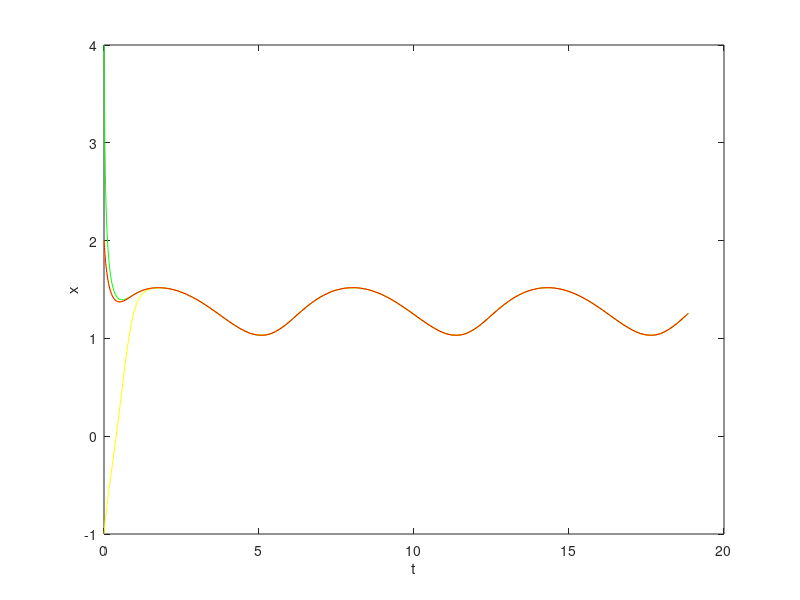

Source code (MATLAB):
function Coupled
    clf;
    %params
    h=1;
    r=1;
    w=1;
    A=1;
    C=1;
    %"latitudes"
    x1 = -1;
    x2 = 4;
    x3 = 2;
    x4 = 2;
    %system
    fig = figure('Name', 'Cusp Normal Coupled', 'NumberTitle', 'off');
    G = @(t, X) [h+r*X(1)-X(1)*X(1)*X(1)+A*sin(w*t)+C*(mean(X)-X(1));
                    h+r*X(2)-X(2)*X(2)*X(2)+A*sin(w*t)+C*(mean(X)-X(2));
                        h+r*X(3)-X(3)*X(3)*X(3)+A*sin(w*t)+C*(mean(X)-X(3));
                            h+r*X(4)-X(4)*X(4)*X(4)+A*sin(w*t)+C*(mean(X)-X(4))];
    [t X] = ode45(G, [0 6*pi], [x1, x2, x3, x4]);
    plot(t, X(:,1), 'y', t, X(:,2), 'g', t, X(:,3), 'y', t, X(:,4), 'r'); hold on;
    xlabel("t");
    ylabel("x");
end

function albedo=getAlbedo(E, x)
    a0 = 0.7;
    a2 = 0.1;
    ai = 0.4;
    if E > 0
        albedo=a0-a2*(x*x);
    else
        albedo = ai;
    end
end

function season=getSeasonal(x, t)
    S0 = 420;
    S1 = 338;
    S2 = 240;
    w = 1;
    season = S0-S1*x*cos(w*t)-S2*x*x;
end